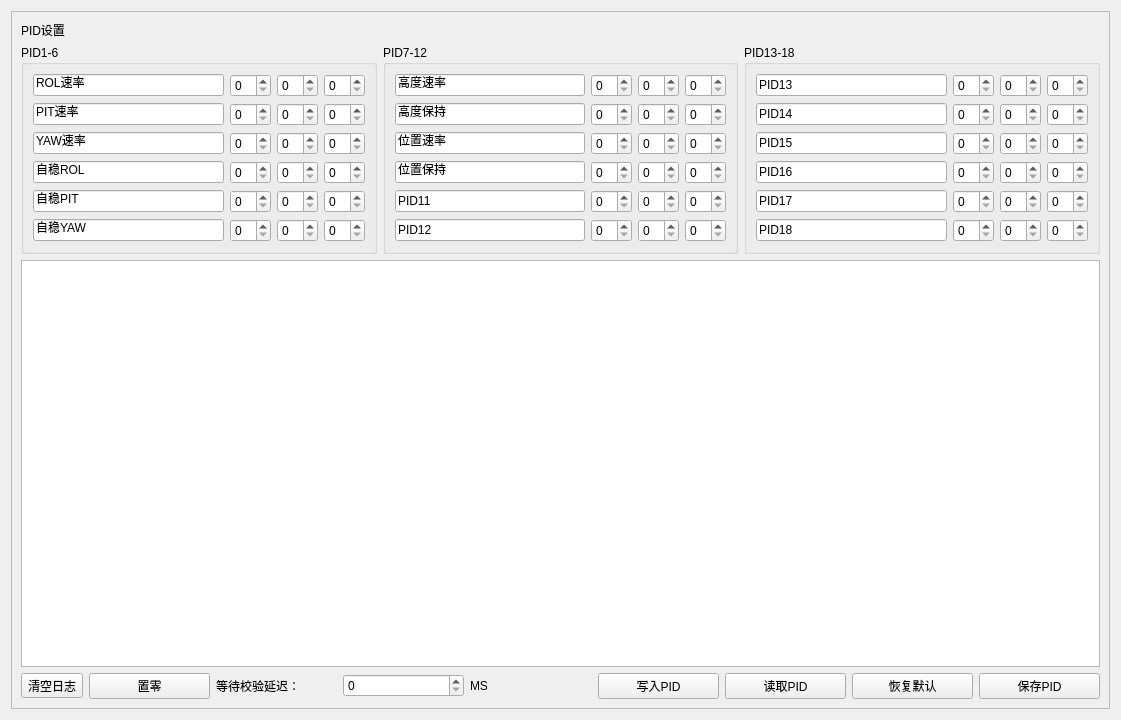
<?xml version="1.0" encoding="UTF-8"?>
<ui version="4.0">
 <class>FlyCtrlSetTab</class>
 <widget class="QWidget" name="FlyCtrlSetTab">
  <property name="geometry">
   <rect>
    <x>0</x>
    <y>0</y>
    <width>1121</width>
    <height>720</height>
   </rect>
  </property>
  <property name="windowTitle">
   <string>飞控设置</string>
  </property>
  <layout class="QGridLayout" name="gridLayout_4">
   <item row="1" column="0">
    <widget class="QScrollArea" name="scrollArea">
     <property name="widgetResizable">
      <bool>true</bool>
     </property>
     <widget class="QWidget" name="scrollAreaWidgetContents">
      <property name="geometry">
       <rect>
        <x>0</x>
        <y>0</y>
        <width>1097</width>
        <height>696</height>
       </rect>
      </property>
      <layout class="QGridLayout" name="gridLayout_2">
       <item row="0" column="0">
        <widget class="QLabel" name="label">
         <property name="text">
          <string>PID设置</string>
         </property>
        </widget>
       </item>
       <item row="1" column="0">
        <layout class="QHBoxLayout" name="horizontalLayout">
         <item>
          <widget class="QGroupBox" name="groupBox">
           <property name="title">
            <string>PID1-6</string>
           </property>
           <layout class="QGridLayout" name="gridLayout">
            <item row="1" column="0">
             <widget class="QLineEdit" name="lineEdit_2">
              <property name="text">
               <string>PIT速率</string>
              </property>
              <property name="readOnly">
               <bool>true</bool>
              </property>
             </widget>
            </item>
            <item row="4" column="1">
             <widget class="QSpinBox" name="sb_p5"/>
            </item>
            <item row="5" column="3">
             <widget class="QSpinBox" name="sb_d6"/>
            </item>
            <item row="5" column="2">
             <widget class="QSpinBox" name="sb_i6"/>
            </item>
            <item row="4" column="3">
             <widget class="QSpinBox" name="sb_d5"/>
            </item>
            <item row="2" column="1">
             <widget class="QSpinBox" name="sb_p3"/>
            </item>
            <item row="5" column="0">
             <widget class="QLineEdit" name="lineEdit_6">
              <property name="text">
               <string>自稳YAW</string>
              </property>
              <property name="readOnly">
               <bool>true</bool>
              </property>
             </widget>
            </item>
            <item row="0" column="1">
             <widget class="QSpinBox" name="sb_p1"/>
            </item>
            <item row="4" column="0">
             <widget class="QLineEdit" name="lineEdit_5">
              <property name="text">
               <string>自稳PIT</string>
              </property>
              <property name="readOnly">
               <bool>true</bool>
              </property>
             </widget>
            </item>
            <item row="3" column="2">
             <widget class="QSpinBox" name="sb_i4"/>
            </item>
            <item row="1" column="3">
             <widget class="QSpinBox" name="sb_d2"/>
            </item>
            <item row="0" column="3">
             <widget class="QSpinBox" name="sb_d1"/>
            </item>
            <item row="2" column="3">
             <widget class="QSpinBox" name="sb_d3"/>
            </item>
            <item row="5" column="1">
             <widget class="QSpinBox" name="sb_p6"/>
            </item>
            <item row="3" column="1">
             <widget class="QSpinBox" name="sb_p4"/>
            </item>
            <item row="0" column="0">
             <widget class="QLineEdit" name="lineEdit_1">
              <property name="text">
               <string>ROL速率</string>
              </property>
              <property name="readOnly">
               <bool>true</bool>
              </property>
             </widget>
            </item>
            <item row="0" column="2">
             <widget class="QSpinBox" name="sb_i1"/>
            </item>
            <item row="2" column="2">
             <widget class="QSpinBox" name="sb_i3"/>
            </item>
            <item row="3" column="3">
             <widget class="QSpinBox" name="sb_d4"/>
            </item>
            <item row="1" column="2">
             <widget class="QSpinBox" name="sb_i2"/>
            </item>
            <item row="3" column="0">
             <widget class="QLineEdit" name="lineEdit_4">
              <property name="text">
               <string>自稳ROL</string>
              </property>
              <property name="readOnly">
               <bool>true</bool>
              </property>
             </widget>
            </item>
            <item row="2" column="0">
             <widget class="QLineEdit" name="lineEdit_3">
              <property name="text">
               <string>YAW速率</string>
              </property>
              <property name="readOnly">
               <bool>true</bool>
              </property>
             </widget>
            </item>
            <item row="4" column="2">
             <widget class="QSpinBox" name="sb_i5"/>
            </item>
            <item row="1" column="1">
             <widget class="QSpinBox" name="sb_p2"/>
            </item>
           </layout>
          </widget>
         </item>
         <item>
          <widget class="QGroupBox" name="groupBox_2">
           <property name="title">
            <string>PID7-12</string>
           </property>
           <layout class="QGridLayout" name="gridLayout_5">
            <item row="1" column="2">
             <widget class="QSpinBox" name="sb_i8"/>
            </item>
            <item row="5" column="2">
             <widget class="QSpinBox" name="sb_i11"/>
            </item>
            <item row="1" column="1">
             <widget class="QSpinBox" name="sb_p8"/>
            </item>
            <item row="1" column="0">
             <widget class="QLineEdit" name="lineEdit_8">
              <property name="text">
               <string>高度保持</string>
              </property>
              <property name="readOnly">
               <bool>true</bool>
              </property>
             </widget>
            </item>
            <item row="7" column="3">
             <widget class="QSpinBox" name="sb_d12"/>
            </item>
            <item row="0" column="0">
             <widget class="QLineEdit" name="lineEdit_7">
              <property name="text">
               <string>高度速率</string>
              </property>
              <property name="readOnly">
               <bool>true</bool>
              </property>
             </widget>
            </item>
            <item row="0" column="1">
             <widget class="QSpinBox" name="sb_p7"/>
            </item>
            <item row="3" column="1">
             <widget class="QSpinBox" name="sb_p9"/>
            </item>
            <item row="0" column="2">
             <widget class="QSpinBox" name="sb_i7"/>
            </item>
            <item row="3" column="2">
             <widget class="QSpinBox" name="sb_i9"/>
            </item>
            <item row="4" column="2">
             <widget class="QSpinBox" name="sb_i10"/>
            </item>
            <item row="4" column="1">
             <widget class="QSpinBox" name="sb_p10"/>
            </item>
            <item row="5" column="3">
             <widget class="QSpinBox" name="sb_d11"/>
            </item>
            <item row="7" column="2">
             <widget class="QSpinBox" name="sb_i12"/>
            </item>
            <item row="7" column="0">
             <widget class="QLineEdit" name="lineEdit_12">
              <property name="text">
               <string>PID12</string>
              </property>
              <property name="readOnly">
               <bool>true</bool>
              </property>
             </widget>
            </item>
            <item row="5" column="1">
             <widget class="QSpinBox" name="sb_p11"/>
            </item>
            <item row="0" column="3">
             <widget class="QSpinBox" name="sb_d7"/>
            </item>
            <item row="5" column="0">
             <widget class="QLineEdit" name="lineEdit_11">
              <property name="text">
               <string>PID11</string>
              </property>
              <property name="readOnly">
               <bool>true</bool>
              </property>
             </widget>
            </item>
            <item row="3" column="0">
             <widget class="QLineEdit" name="lineEdit_9">
              <property name="text">
               <string>位置速率</string>
              </property>
              <property name="readOnly">
               <bool>true</bool>
              </property>
             </widget>
            </item>
            <item row="7" column="1">
             <widget class="QSpinBox" name="sb_p12"/>
            </item>
            <item row="4" column="3">
             <widget class="QSpinBox" name="sb_d10"/>
            </item>
            <item row="3" column="3">
             <widget class="QSpinBox" name="sb_d9"/>
            </item>
            <item row="1" column="3">
             <widget class="QSpinBox" name="sb_d8"/>
            </item>
            <item row="4" column="0">
             <widget class="QLineEdit" name="lineEdit_10">
              <property name="text">
               <string>位置保持</string>
              </property>
              <property name="readOnly">
               <bool>true</bool>
              </property>
             </widget>
            </item>
           </layout>
          </widget>
         </item>
         <item>
          <widget class="QGroupBox" name="groupBox_3">
           <property name="title">
            <string>PID13-18</string>
           </property>
           <layout class="QGridLayout" name="gridLayout_6">
            <item row="0" column="0">
             <widget class="QLineEdit" name="lineEdit_13">
              <property name="text">
               <string>PID13</string>
              </property>
             </widget>
            </item>
            <item row="2" column="2">
             <widget class="QSpinBox" name="sb_i15"/>
            </item>
            <item row="2" column="1">
             <widget class="QSpinBox" name="sb_p15"/>
            </item>
            <item row="1" column="2">
             <widget class="QSpinBox" name="sb_i14"/>
            </item>
            <item row="4" column="0">
             <widget class="QLineEdit" name="lineEdit_17">
              <property name="text">
               <string>PID17</string>
              </property>
             </widget>
            </item>
            <item row="2" column="0">
             <widget class="QLineEdit" name="lineEdit_15">
              <property name="text">
               <string>PID15</string>
              </property>
             </widget>
            </item>
            <item row="1" column="1">
             <widget class="QSpinBox" name="sb_p14"/>
            </item>
            <item row="0" column="1">
             <widget class="QSpinBox" name="sb_p13"/>
            </item>
            <item row="1" column="3">
             <widget class="QSpinBox" name="sb_d14"/>
            </item>
            <item row="0" column="2">
             <widget class="QSpinBox" name="sb_i13"/>
            </item>
            <item row="1" column="0">
             <widget class="QLineEdit" name="lineEdit_14">
              <property name="text">
               <string>PID14</string>
              </property>
             </widget>
            </item>
            <item row="2" column="3">
             <widget class="QSpinBox" name="sb_d15"/>
            </item>
            <item row="0" column="3">
             <widget class="QSpinBox" name="sb_d13"/>
            </item>
            <item row="3" column="0">
             <widget class="QLineEdit" name="lineEdit_16">
              <property name="text">
               <string>PID16</string>
              </property>
             </widget>
            </item>
            <item row="5" column="0">
             <widget class="QLineEdit" name="lineEdit_18">
              <property name="text">
               <string>PID18</string>
              </property>
             </widget>
            </item>
            <item row="3" column="1">
             <widget class="QSpinBox" name="sb_p16"/>
            </item>
            <item row="3" column="2">
             <widget class="QSpinBox" name="sb_i16"/>
            </item>
            <item row="3" column="3">
             <widget class="QSpinBox" name="sb_d16"/>
            </item>
            <item row="4" column="1">
             <widget class="QSpinBox" name="sb_p17"/>
            </item>
            <item row="4" column="2">
             <widget class="QSpinBox" name="sb_i17"/>
            </item>
            <item row="4" column="3">
             <widget class="QSpinBox" name="sb_d17"/>
            </item>
            <item row="5" column="1">
             <widget class="QSpinBox" name="sb_p18"/>
            </item>
            <item row="5" column="2">
             <widget class="QSpinBox" name="sb_i18"/>
            </item>
            <item row="5" column="3">
             <widget class="QSpinBox" name="sb_d18"/>
            </item>
           </layout>
          </widget>
         </item>
        </layout>
       </item>
       <item row="3" column="0">
        <layout class="QHBoxLayout" name="horizontalLayout_2">
         <item>
          <widget class="QToolButton" name="tbtn_clear">
           <property name="text">
            <string>清空日志</string>
           </property>
          </widget>
         </item>
         <item>
          <widget class="QPushButton" name="btn_clearSpinBox">
           <property name="text">
            <string>置零</string>
           </property>
          </widget>
         </item>
         <item>
          <widget class="QLabel" name="label_2">
           <property name="text">
            <string>等待校验延迟：</string>
           </property>
          </widget>
         </item>
         <item>
          <widget class="QSpinBox" name="sb_delay"/>
         </item>
         <item>
          <widget class="QLabel" name="label_3">
           <property name="text">
            <string>MS</string>
           </property>
          </widget>
         </item>
         <item>
          <widget class="QPushButton" name="btn_writePID">
           <property name="text">
            <string>写入PID</string>
           </property>
          </widget>
         </item>
         <item>
          <widget class="QPushButton" name="btn_readPID">
           <property name="text">
            <string>读取PID</string>
           </property>
          </widget>
         </item>
         <item>
          <widget class="QPushButton" name="btn_recoverDefault">
           <property name="text">
            <string>恢复默认</string>
           </property>
          </widget>
         </item>
         <item>
          <widget class="QPushButton" name="btn_savePID">
           <property name="text">
            <string>保存PID</string>
           </property>
          </widget>
         </item>
        </layout>
       </item>
       <item row="2" column="0">
        <widget class="QTextBrowser" name="tb_showMsg"/>
       </item>
      </layout>
     </widget>
    </widget>
   </item>
  </layout>
 </widget>
 <resources/>
 <connections/>
</ui>
